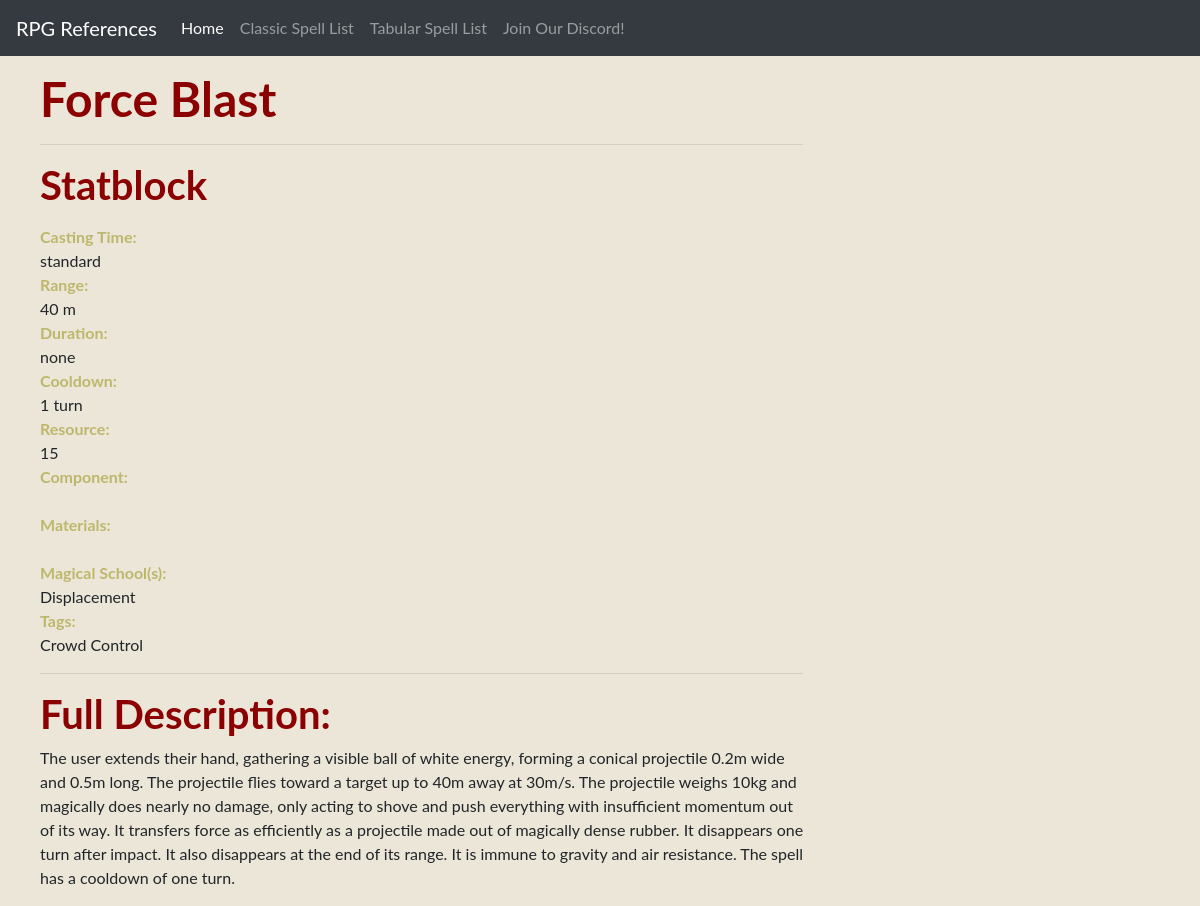
/list/5/, run on the app's committed database.
### list/models.py (models this page shows, shortened)
class spell(models.Model):
    name = models.CharField(max_length=50)
    level = models.CharField(max_length=50, default="none")
    castingtime = models.CharField(max_length=50, default="standard")
    range = models.CharField(max_length=20, default="self")
    duration = models.CharField(max_length=50, default="none")
    cooldown = models.CharField(max_length=50, default="none")
    resource = models.CharField(max_length=50, default="0")
    component = models.TextField(blank=True)
    materials = models.TextField(blank=True)
    description = models.TextField(default="")
    schools = models.ManyToManyField(school)
    tags = models.ManyToManyField(tag, blank=True)

class school(models.Model):
    name = models.CharField(max_length=50)
    system = models.CharField(max_length=50)

class tag(models.Model):
    name = models.CharField(max_length=25)

### list/views.py (the view)
# urls.py: path('list/<int:pk>/', views.spell_detail, name='spell_detail'),
def spell_detail(request, pk):
    gotspell = get_object_or_404(spell, pk=pk)
    return render(request, 'list/spell_detail.html', {'spell': gotspell})

### list/templates/list/spell_detail.html
{% extends 'list/base.html' %}
{% block content %}
    <h1> {{ spell.name }}</h1>
    <hr/>
    <h2> Statblock</h2>
<p>
    <div class ="statblock">Casting Time:</div> {{ spell.castingtime}} <br>
    <div class ="statblock">Range:</div> {{ spell.range}} <br>
    <div class ="statblock">Duration:</div> {{ spell.duration}} <br>
    <div class ="statblock">Cooldown:</div> {{ spell.cooldown}} <br>
    <div class ="statblock">Resource:</div> {{ spell.resource}} <br>
    <div class ="statblock">Component:</div> {{ spell.component}} <br>
    <div class ="statblock">Materials:</div> {{ spell.materials}} <br>
    <div class ="statblock">Magical School(s):</div> {% for school in spell.schools.all %} {{ school.name }} {% endfor %} <br>
    <div class ="statblock">Tags:</div> {% for tag in spell.tags.all %} {{ tag.name }} {% endfor %} <br>
</p>
    <hr/>
    <h2>Full Description:</h2>
    <p> {{ spell.description }}</p>
{% endblock %}

### list/static/css/list.css (style rules this page uses)
body { padding-top: 70px; margin-left: 40px; background-color: #ece6d9; font-family: Lato; font-size: 12pt; }
h1, h2, h3, h4 { color: darkred; font-family: Lato; }
h1 { font-weight: bold; font-size: 36pt; }
h2 { font-weight: bold; font-size: 30pt; }
.statblock { color: darkkhaki; font-weight: bold; font-size: 12pt; font-family: Lato; }

### data on the page
spell: name "Force Blast", castingtime "standard", range "40 m", duration "none", cooldown "1 turn", resource "15", description "The user extends their hand, gathering a visible ball of white energy, forming a conical projectile 0.2m wide and 0.5m long. The projectile flies toward a target up to 40m away at 30m/s. The projectile weighs 10kg and magically does nearly no damage, only acting to shove and push everything with insufficient momentum out of its way. It transfers force as efficiently as a projectile made out of magically dense rubber. It disappears one turn after impact. It also disappears at the end of its range. It is immune to gravity and air resistance. The spell has a cooldown of one turn."
school: name "Displacement"
tag: name "Crowd Control"
